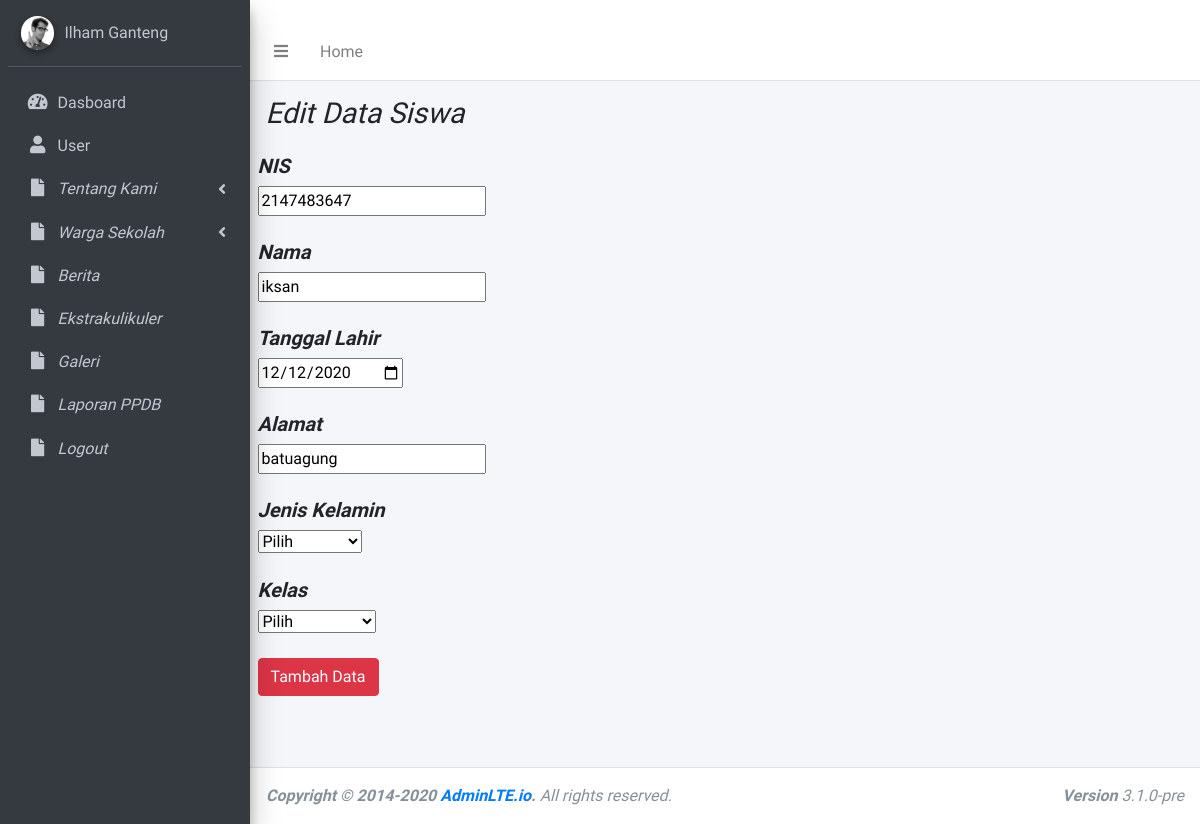
/Data/edit_datasiswa/10, run on the app's committed database.
### tables this page shows
CREATE TABLE `tb_siswa` (
  `id_siswa` int(11) NOT NULL,
  `nis` int(11) NOT NULL,
  `nama` varchar(25) NOT NULL,
  `ttl` date NOT NULL,
  `alamat` varchar(150) NOT NULL,
  `jk` varchar(10) NOT NULL,
  `kelas` varchar(15) NOT NULL
);

### application/controllers/Data.php (called while the page is built, shortened)
<?php
class Data extends CI_Controller
{
	public function edit_datasiswa($id_siswa)
	{
		if (isset($_POST['submit'])) {
			$nis = $this->input->post('nis');
			$nama = htmlspecialchars($this->input->post('nama'));
			$ttl = $this->input->post('ttl');
			$alamat = $this->input->post('alamat');
			$jk = $this->input->post('jk');
			$kelas = $this->input->post('kelas');
			$data = [
				'nis' => $nis,
				'nama' => $nama,
				'ttl'  => $ttl,
				'alamat'  => $alamat,
				'jk'  => $jk,
				'kelas'  => $kelas
			];
			$this->db->where('id_siswa', $this->input->post('id_siswa'));
			$this->db->update('tb_siswa', $data);
			redirect('Data/data_siswa');
		} else {
			$data['judul'] = "Edit Data Siswa";
			$this->load->model('Model_siswa');
			$data['getsiswa'] = $this->Model_siswa->getidsiswa($id_siswa);
			$this->load->view('template/header', $data);
			$this->load->view('template/topbar', $data);
			$this->load->view('template/sidebar', $data);
			$this->load->view('data/edit_datasiswa', $data);
			$this->load->view('template/footer', $data);
		}
	}
}

### index.php (called while the page is built, shortened)
<?php
require_once BASEPATH . 'core/CodeIgniter.php';

### application/models/Model_siswa.php (called while the page is built, shortened)
<?php
class Model_siswa extends CI_Model
{
    public function getidsiswa($id_siswa)
    {
        return $this->db->get_where('tb_siswa', ['id_siswa ' => $id_siswa])->row_array();
    }
}

### application/views/data/edit_datasiswa.php (the view, shortened to what this page needs)
<div class="content-wrapper">
  <div class="content-header">
    <div class="container-fluid">
      <div class="row mb-2">
        <div class="col-sm-6">
          <h1 class="m-0 ">Edit Data Siswa</h1>
        </div>
        <div class="col-sm-6">
        </div>
      </div>
    </div>
  </div>
  <section class="content">
    <div class="container-fluid">
      <form action="" method="POST">
        <h5 class="font-weight-bold">NIS</h5>
        <input type="text" name="nis" placeholder="NIS" value="<?= $getsiswa['nis'];   ?>">
        <br>
        <br>
        <h5 class="font-weight-bold">Nama</h5>
        <input type="text" name="nama" placeholder="NAMA" value="<?= $getsiswa['nama'];  ?>">
        <br>
        <br>
        <h5 class="font-weight-bold">Tanggal Lahir</h5>
        <input type="date" name="ttl" placeholder="TTL" value="<?= $getsiswa['ttl'];  ?>">
        <br>
        <br>
        <h5 class="font-weight-bold">Alamat</h5>
        <input type="text" name="alamat" placeholder="ALAMAT" value="<?= $getsiswa['alamat'];  ?>">
        <br>
        <br>
        <h5 class="font-weight-bold">Jenis Kelamin</h5>
        <select name="jk" id="" value="<?= $getsiswa['jk'];  ?>">
          <option value="">Pilih</option>
        </select>
        <br>
        <br>
        <h5 class="font-weight-bold">Kelas</h5>
        <select name="kelas" id="kelas" value="<?= $getsiswa['kelas']; ?>">
          <option value="">Pilih</option>
        </select>
        <br>
        <br>
        <button name="submit" type="submit" class="btn btn-danger">Tambah Data</button>
      </form>
    </div>
  </section>
</div>

### data on the page
tb_siswa: nis "2147483647", nama "iksan", ttl "12/12/2020", alamat "batuagung"
